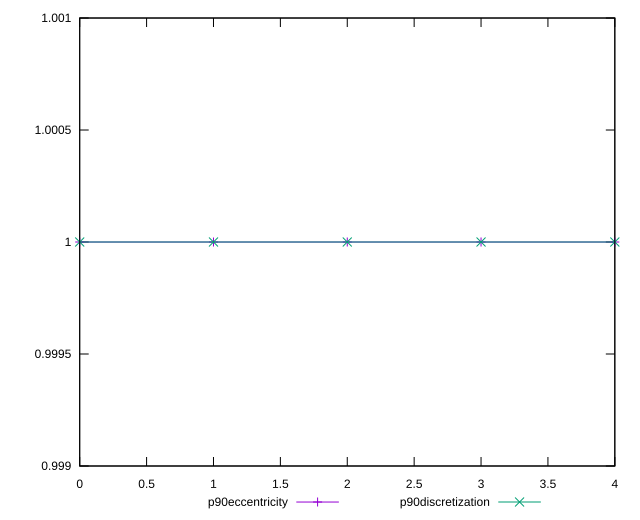

Here is the gnuplot script that generated this plot:
reset

$p90Eccentricity <<EOF
0 1.0000000000000007
1 0.9999999999999999
2 1
3 1
4 0.9999999999999994
EOF

$p90Discretization <<EOF
0 1
1 1
2 1
3 1
4 1
EOF

set key outside below
set xrange [0:4]
set yrange [0.9989999999999994:1.0010000000000006]
set trange [0.9989999999999994:1.0010000000000006]
set terminal svg size 640, 520 enhanced background rgb 'white'
set output "report_00016_2021-02-10T13-31-48.338Z/meta/pScore/progression/eccentricity.svg"

plot $p90Eccentricity title "p90eccentricity" with linespoints, \
     $p90Discretization title "p90discretization" with linespoints

reset
